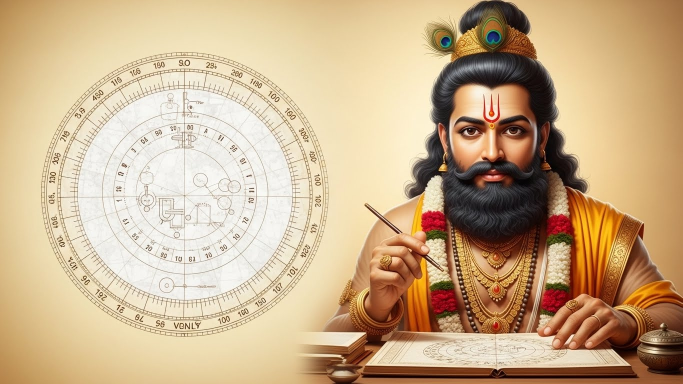
#> input picture backend/data/branding/Kundali2.jpeg, 1365 x 768 px (shown at 1/2 size)
$ python -i face_analyzer.py   (imports and definitions only)   (older library calls are emulated)
#> lines starting #> are read from the running program, lines starting #| are printed output that depends on the picture
import base64
import cv2
import mediapipe as mp
import numpy as np

mp_face_mesh = mp.solutions.face_mesh
mp_selfie_segmentation = mp.solutions.selfie_segmentation

def calculate_distance(p1, p2):
    return np.sqrt((p1[0] - p2[0])**2 + (p1[1] - p2[1])**2)

# [45 lines left out: function validate_face_image, not called in this run]

def analyze_face_image(image_bytes: bytes) -> dict:
    # Convert image bytes to numpy array
    nparr = np.frombuffer(image_bytes, np.uint8)
    image = cv2.imdecode(nparr, cv2.IMREAD_COLOR)

    if image is None:
        raise ValueError("Could not decode image")

    # Convert the BGR image to RGB before processing
    image_rgb = cv2.cvtColor(image, cv2.COLOR_BGR2RGB)

    ratios = {
        "face_width_to_height": 1.0,
        "eye_distance_to_width": 1.0,
        "nose_length_to_face": 0.33,
        "upper_to_lower_lip": 1.0
    }

    with mp_face_mesh.FaceMesh(
        static_image_mode=True,
        max_num_faces=1,
        refine_landmarks=True,
        min_detection_confidence=0.5) as face_mesh:

        results = face_mesh.process(image_rgb)

        if not results.multi_face_landmarks:
            raise ValueError("No face detected in the image")

        landmarks = results.multi_face_landmarks[0].landmark

        h, w, _ = image.shape

        # Helper to get (x,y) pixel coordinates from normalized landmarks
        def get_pt(idx):
            return (landmarks[idx].x * w, landmarks[idx].y * h)

        # 1. Face Shape Ratios
        top_of_head = get_pt(10)
        bottom_of_chin = get_pt(152)
        left_cheek = get_pt(234)
        right_cheek = get_pt(454)

        face_height = calculate_distance(top_of_head, bottom_of_chin)
        face_width = calculate_distance(left_cheek, right_cheek)

        if face_height > 0:
            ratios["face_width_to_height"] = face_width / face_height

        # 2. Eye Spacing
        left_eye_inner = get_pt(133)
        right_eye_inner = get_pt(362)
        left_eye_outer = get_pt(33)

        eye_distance = calculate_distance(left_eye_inner, right_eye_inner)
        eye_width = calculate_distance(left_eye_outer, left_eye_inner)

        if eye_width > 0:
            ratios["eye_distance_to_width"] = eye_distance / eye_width

        # 3. Nose Length
        nose_bridge = get_pt(168)
        nose_tip = get_pt(1)

        nose_length = calculate_distance(nose_bridge, nose_tip)

        if face_height > 0:
            ratios["nose_length_to_face"] = nose_length / face_height

        # 4. Lip Thickness
        upper_lip_top = get_pt(0)
        upper_lip_bottom = get_pt(13)
        lower_lip_top = get_pt(14)
        lower_lip_bottom = get_pt(17)

        upper_lip_thickness = calculate_distance(upper_lip_top, upper_lip_bottom)
        lower_lip_thickness = calculate_distance(lower_lip_top, lower_lip_bottom)

        if lower_lip_thickness > 0:
            ratios["upper_to_lower_lip"] = float(upper_lip_thickness / lower_lip_thickness)
        else:
            ratios["upper_to_lower_lip"] = 1.0

        # 5. Forehead Ratio
        forehead_top = get_pt(10)
        forehead_bottom = get_pt(151)
        forehead_height = calculate_distance(forehead_top, forehead_bottom)

        if face_height > 0:
            ratios["forehead_ratio"] = float(forehead_height / face_height)
        else:
            ratios["forehead_ratio"] = 0.33

        # 6. Jaw Ratio & Forehead Width
        jaw_left = get_pt(361)
        jaw_right = get_pt(132)
        jaw_width = calculate_distance(jaw_left, jaw_right)

        forehead_left = get_pt(251) # right temple
        forehead_right = get_pt(21) # left temple
        forehead_width = calculate_distance(forehead_left, forehead_right)

        if face_width > 0:
            ratios["jaw_ratio"] = float(jaw_width / face_width)
            ratios["forehead_width_ratio"] = float(forehead_width / face_width)
        else:
            ratios["jaw_ratio"] = 1.0
            ratios["forehead_width_ratio"] = 1.0

        # 7. Eyebrow Metrics
        left_eb_inner = get_pt(107)
        right_eb_inner = get_pt(336)
        eb_spacing = calculate_distance(left_eb_inner, right_eb_inner)
        left_eb_top = get_pt(52)
        left_eb_bottom = get_pt(65)
        eb_thickness = calculate_distance(left_eb_top, left_eb_bottom)

        if eye_distance > 0:
            ratios["eb_spacing_ratio"] = float(eb_spacing / eye_distance)
        else:
            ratios["eb_spacing_ratio"] = 1.0

        if face_height > 0:
            ratios["eb_thickness_ratio"] = float(eb_thickness / face_height)
        else:
            ratios["eb_thickness_ratio"] = 0.05

        # 8. Eye Size (Height vs Width)
        left_eye_top = get_pt(159)
        left_eye_bottom = get_pt(145)
        eye_height = calculate_distance(left_eye_top, left_eye_bottom)

        if eye_width > 0:
            ratios["eye_size_ratio"] = float(eye_height / eye_width)
        else:
            ratios["eye_size_ratio"] = 0.3

        # 9. Nose Tip Width
        nose_left = get_pt(129) # left nostril
        nose_right = get_pt(358) # right nostril
        nose_tip_width = calculate_distance(nose_left, nose_right)

        if face_width > 0:
            ratios["nose_tip_ratio"] = float(nose_tip_width / face_width)
        else:
            ratios["nose_tip_ratio"] = 0.2

        # 10. Mouth Width
        mouth_left = get_pt(61)
        mouth_right = get_pt(291)
        mouth_width = calculate_distance(mouth_left, mouth_right)

        if face_width > 0:
            ratios["mouth_width_ratio"] = float(mouth_width / face_width)
        else:
            ratios["mouth_width_ratio"] = 0.3

        # 11. Upper Lip to Face Ratio (For explicit upper lip fullness)
        if face_height > 0:
            ratios["upper_lip_ratio"] = float(upper_lip_thickness / face_height)
            ratios["lower_lip_ratio"] = float(lower_lip_thickness / face_height)
        else:
            ratios["upper_lip_ratio"] = 0.02
            ratios["lower_lip_ratio"] = 0.02

        # Ensure all other ratios are standard Python floats
        ratios["face_width_to_height"] = float(ratios["face_width_to_height"])
        ratios["eye_distance_to_width"] = float(ratios["eye_distance_to_width"])
        ratios["nose_length_to_face"] = float(ratios["nose_length_to_face"])

        # Calculate crop based on chin position to show only face and neck
        chin_y = landmarks[152].y
        top_y = landmarks[10].y
        face_h = chin_y - top_y

        # Crop slightly below the chin (e.g., 30% of face height for the neck)
        crop_y = chin_y + face_h * 0.3

        crop_bottom_px = int(crop_y * h)
        if crop_bottom_px > h:
            crop_bottom_px = h

        scale_y = h / crop_bottom_px if crop_bottom_px > 0 else 1.0

        # Extract normalized landmarks for frontend overlays, adjusting Y for cropped image
        extracted_landmarks = {
            "hair": {"x": landmarks[10].x, "y": landmarks[10].y * scale_y},
            "forehead": {"x": landmarks[151].x, "y": landmarks[151].y * scale_y},
            "eyebrows_right": {"x": landmarks[66].x, "y": landmarks[66].y * scale_y},
            "eyebrows_left": {"x": landmarks[296].x, "y": landmarks[296].y * scale_y},
            "eye_right": {"x": landmarks[33].x, "y": landmarks[33].y * scale_y},
            "eye_left": {"x": landmarks[263].x, "y": landmarks[263].y * scale_y},
            "nose": {"x": landmarks[1].x, "y": landmarks[1].y * scale_y},
            "cheek_right": {"x": landmarks[111].x, "y": landmarks[111].y * scale_y},
            "cheek_left": {"x": landmarks[340].x, "y": landmarks[340].y * scale_y},
            "upper_lip": {"x": landmarks[0].x, "y": landmarks[0].y * scale_y},
            "lower_lip": {"x": landmarks[14].x, "y": landmarks[14].y * scale_y},
            "chin": {"x": landmarks[152].x, "y": landmarks[152].y * scale_y},
            "ear_right": {"x": landmarks[127].x, "y": landmarks[127].y * scale_y},
            "ear_left": {"x": landmarks[356].x, "y": landmarks[356].y * scale_y},
        }

        # --- OpenCV Forehead Line Detection ---
        detected_forehead_lines = []
        try:
            top_y_px = landmarks[10].y * h
            eyebrow_y_px = min(landmarks[65].y, landmarks[295].y) * h
            left_x_px = min(landmarks[33].x, landmarks[263].x) * w
            right_x_px = max(landmarks[33].x, landmarks[263].x) * w

            fh_top = int(max(0, top_y_px))
            fh_bottom = int(min(h, eyebrow_y_px))
            fh_left = int(max(0, left_x_px))
            fh_right = int(min(w, right_x_px))

            if fh_bottom > fh_top + 10 and fh_right > fh_left + 10:
                roi = image_rgb[fh_top:fh_bottom, fh_left:fh_right]
                gray = cv2.cvtColor(roi, cv2.COLOR_RGB2GRAY)
                clahe = cv2.createCLAHE(clipLimit=2.0, tileGridSize=(8,8))
                gray_clahe = clahe.apply(gray)
                blurred = cv2.GaussianBlur(gray_clahe, (5, 5), 0)
                sobel_y = cv2.Sobel(blurred, cv2.CV_64F, 0, 1, ksize=3)
                abs_sobel = cv2.convertScaleAbs(sobel_y)
                _, thresh = cv2.threshold(abs_sobel, 50, 255, cv2.THRESH_BINARY)

                row_sums = np.sum(thresh, axis=1)
                peaks = []
                min_dist = max(3, (fh_bottom - fh_top) // 14)
                mean_val = np.mean(row_sums)
                threshold_val = mean_val * 1.5

                for i in range(1, len(row_sums) - 1):
                    if row_sums[i] > row_sums[i-1] and row_sums[i] > row_sums[i+1]:
                        if row_sums[i] >= threshold_val:
                            if not peaks or (i - peaks[-1]) >= min_dist:
                                peaks.append(i)
                            elif row_sums[i] > row_sums[peaks[-1]]:
                                peaks[-1] = i

                planets = ["Saturn", "Jupiter", "Mars", "Sun", "Venus", "Mercury", "Moon"]
                total_zones = 7
                zone_height = (fh_bottom - fh_top) / total_zones if (fh_bottom - fh_top) > 0 else 1

                max_peak_intensity = max([row_sums[p] for p in peaks]) if peaks else 0

                for peak in peaks:
                    zone_index = int(peak / zone_height)
                    if zone_index >= total_zones:
                        zone_index = total_zones - 1

                    abs_y = fh_top + peak
                    norm_y = (abs_y / h) * scale_y

                    intensity = row_sums[peak]
                    if intensity >= max_peak_intensity * 0.8:
                        status = "Good"
                    elif intensity <= max_peak_intensity * 0.5:
                        status = "Bad"
                    else:
                        status = "Neutral"

                    detected_forehead_lines.append({
                        "y": float(norm_y),
                        "planet": planets[zone_index],
                        "zone": zone_index + 1,
                        "status": status,
                        "intensity": float(intensity)
                    })
        except Exception as e:
            print(f"[FACE_ANALYZER] Error detecting forehead lines: {e}")

        extracted_landmarks["detected_lines"] = detected_forehead_lines


    # Perform selfie segmentation to remove background
    processed_base64 = None
    with mp_selfie_segmentation.SelfieSegmentation(model_selection=1) as selfie_seg:
        seg_results = selfie_seg.process(image_rgb)
        if seg_results.segmentation_mask is not None:
            # Create a white background image
            bg_image = np.ones(image_rgb.shape, dtype=np.uint8) * 255

            # Apply mask (mask values > 0.1 are foreground)
            mask = seg_results.segmentation_mask
            condition = np.stack((mask,) * 3, axis=-1) > 0.1
            output_image = np.where(condition, image_rgb, bg_image)

            # Crop image vertically to focus on face/neck
            output_image = output_image[:crop_bottom_px, :]

            # Convert back to BGR and encode to base64 JPEG
            output_bgr = cv2.cvtColor(output_image, cv2.COLOR_RGB2BGR)
            _, buffer = cv2.imencode('.jpg', output_bgr, [int(cv2.IMWRITE_JPEG_QUALITY), 90])
            processed_base64 = base64.b64encode(buffer).decode('utf-8')

    print(f"[FACE_ANALYZER] Computed Ratios: {ratios}")
    return ratios, extracted_landmarks, processed_base64

>>> import cv2
>>> picture = cv2.imread('../data/branding/Kundali2.jpeg', cv2.IMREAD_GRAYSCALE)
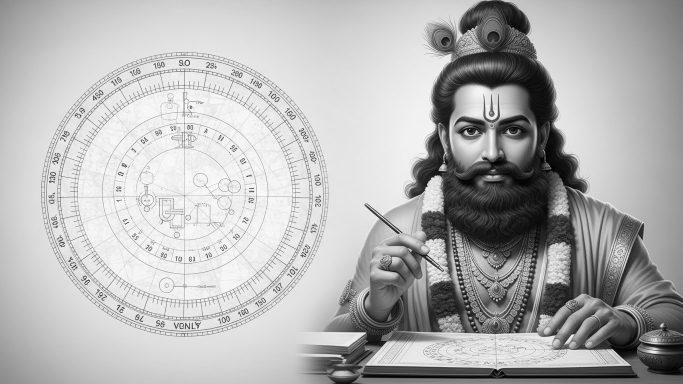
#> picture: shape (768, 1365) (shown at 1/2 size); min 0, max 255, mean 178.8
#> (the run stopped early here; a loop or call above may not have finished)
